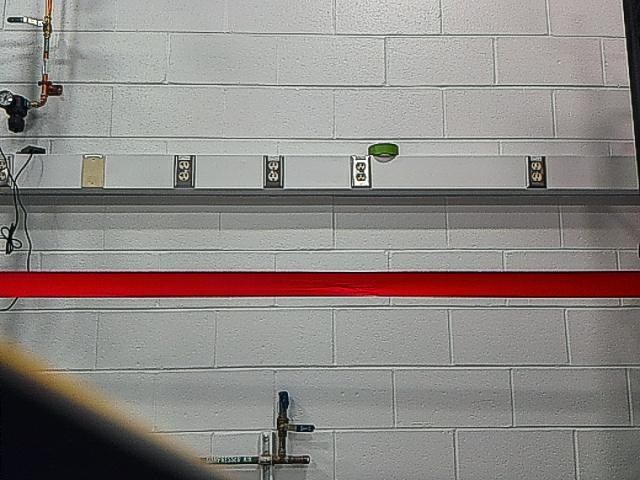
#> input picture hand_color_image1.jpg, 640 x 480 px, found by its file name
$ jupyter execute ribbon_vert.ipynb
#> lines starting #> are read from the running program, lines starting #| are printed output that depends on the picture; after the words box and inside, x2 and y2 are one past the last pixel; in counts of white or black regions, pixels touching at a corner belong together
#> further down, img is the input picture: shape (480, 640, 3); mean B, G, R 131.6, 134.5, 140.9
[cell 1]
import cv2
import numpy as np
from skimage.morphology import skeletonize, dilation, square
from skimage import data
from matplotlib import pyplot as plt
import math

[cell 2]
### SPOT IMAGES ARE 640x480 (WxH) ###

def start(img):
    hsv_image = cv2.cvtColor(img, cv2.COLOR_BGR2HSV)
#> hsv_image: shape (480, 640, 3); mean H, S, V 49.4, 26.6, 142.9

    lower_red1 = np.array([0, 120, 70])
    upper_red1 = np.array([10, 255, 255])
    mask_red1 = cv2.inRange(hsv_image, lower_red1, upper_red1)
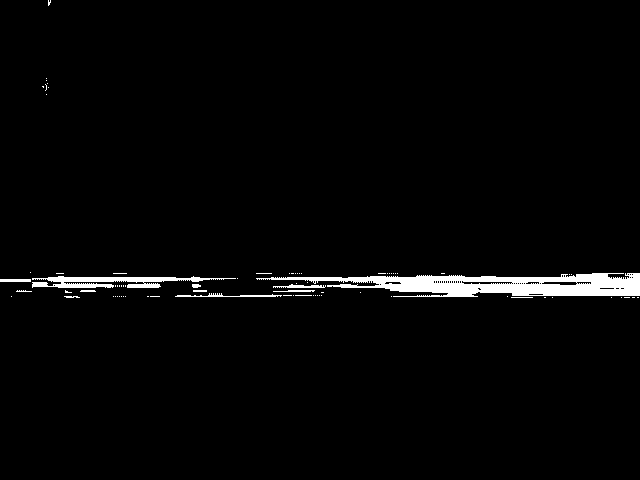
#> mask_red1: shape (480, 640); 2.4% white; 79 white regions (67 under 20 px), largest, box (x1, y1, x2, y2) and area: (256, 273, 640, 297) 5216, (32, 276, 236, 288) 1256, (175, 293, 282, 297) 193

    lower_red2 = np.array([170, 120, 70])
    upper_red2 = np.array([180, 255, 255])
    mask_red2 = cv2.inRange(hsv_image, lower_red2, upper_red2)
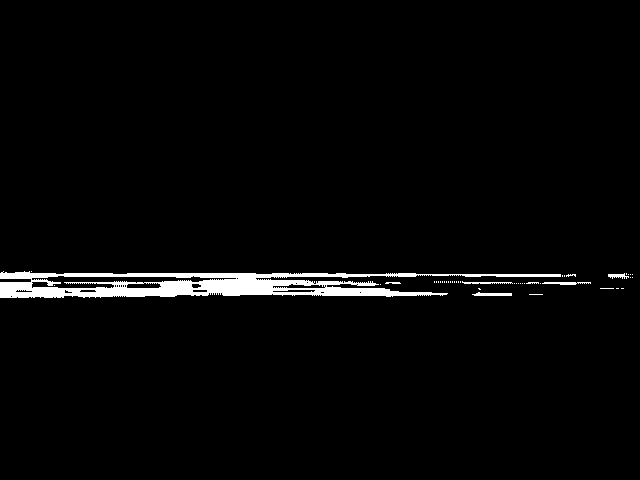
#> mask_red2: shape (480, 640); 2.5% white; 45 white regions (38 under 20 px), largest, box (x1, y1, x2, y2) and area: (0, 271, 561, 298) 7202, (472, 292, 512, 296) 116, (542, 282, 591, 285) 104

    mask_red = mask_red1 + mask_red2
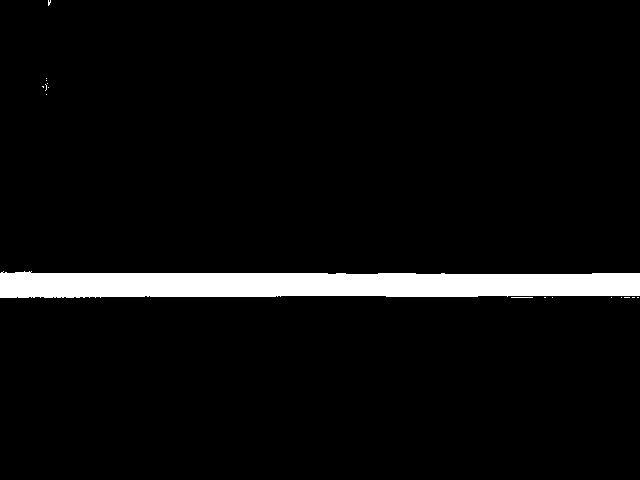
#> mask_red: shape (480, 640); 4.9% white; 17 white regions (15 under 20 px)

    result_image = cv2.bitwise_and(img, img, mask=mask_red)
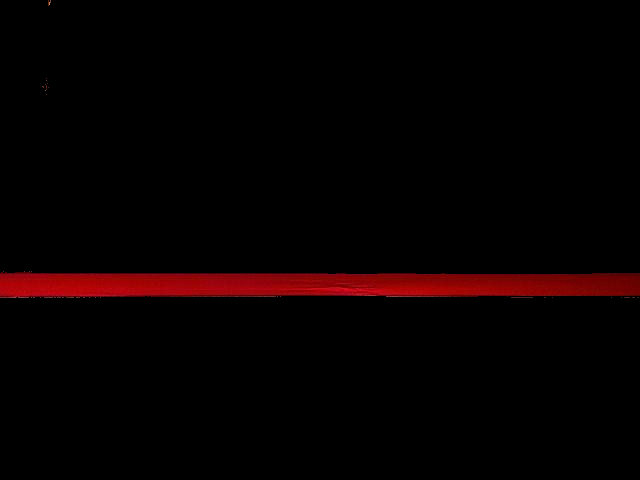
#> result_image: shape (480, 640, 3); mean B, G, R 0.4, 0.3, 7

    img = cv2.cvtColor(result_image, cv2.COLOR_BGR2RGB)
    image = img.copy()

    # Convert mask_red to a format compatible with cvtColor
    plt.imshow(cv2.cvtColor(result_image, cv2.COLOR_BGR2RGB))
    plt.show()

    gray_img = cv2.cvtColor(result_image, cv2.COLOR_RGB2GRAY)
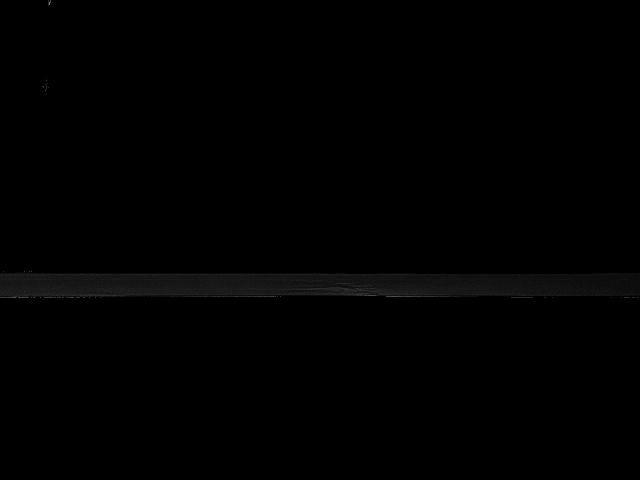
#> gray_img: shape (480, 640); min 0, max 133, mean 1.1

    _, black_white = cv2.threshold(gray_img, 1, 255, cv2.THRESH_BINARY)

    blur = cv2.GaussianBlur(black_white, (9,9), 0)

    contours, _ = cv2.findContours(blur, cv2.RETR_EXTERNAL, cv2.CHAIN_APPROX_SIMPLE)
#> contours = 3 contours; box (x1, y1, x2, y2) and area: (0, 267, 640, 302) 19628, (38, 74, 53, 99) 218, (44, 0, 55, 10) 77

    # canny = cv2.Canny(blur,100,200)


    # Initialize variables to store the largest horizontal line
    max_width = 0
    best_bbox = None
    cv2.drawContours(image, contours, -1, (255,255, 255), 1)  # Blue color in BGR


    # Iterate through contours to find the longest horizontal line
    for contour in contours:
        x, y, w, h = cv2.boundingRect(contour)
        if w > max_width:
            max_width = w
            best_bbox = (x, y, x + w, y + h)
#> this loop made 3 passes
#> (x, y, w, h, max_width, best_bbox) on pass 1: (0, 267, 640, 35, 640, (0, 267, 640, 302))
#> (x, y, w, h) on passes 2 to 3: (38, 74, 15, 25), (44, 0, 11, 10)
#> after the loop, max_width = 640

    # Draw the bounding box on the image
    if best_bbox:
        cv2.rectangle(image, (best_bbox[0], best_bbox[1]), (best_bbox[2], best_bbox[3]), (0, 0, 255), 2)  # Red color in BGR
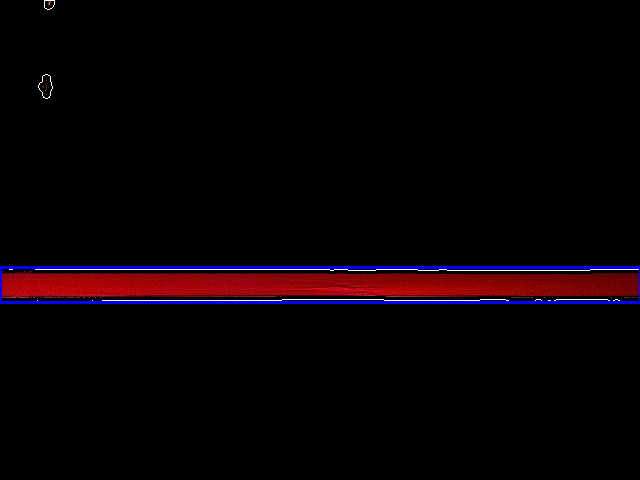
#> image: shape (480, 640, 3); mean R, G, B 7.9, 1.3, 4.7
        center_x = (best_bbox[0] + best_bbox[2]) // 2
#> center_x = 320
        center_y = (best_bbox[1] + best_bbox[3]) // 2
#> center_y = 284

        cv2.circle(image, (center_x, center_y), 5, (0, 255, 0), 2)
#> image: shape (480, 640, 3); 0.03% of pixels changed, all inside (x1, y1, x2, y2) = (314, 278, 327, 291)
        print(f"Coordinates: ({center_x},{center_y})")
#| Coordinates: (320,284)

    plt.imshow(image)
    plt.show()

    # [11 lines of commented-out code are left out]

[cell 3]
if __name__ == '__main__':
    img = cv2.imread('/Users/sagar/Documents/GitHub/BDSpot/hand_color_image1.jpg')
    if img is not None:
        start(img)
    else:
        print("Error: Image not found")

$ run again, with hand_color_image2.jpg copied over hand_color_image1.jpg
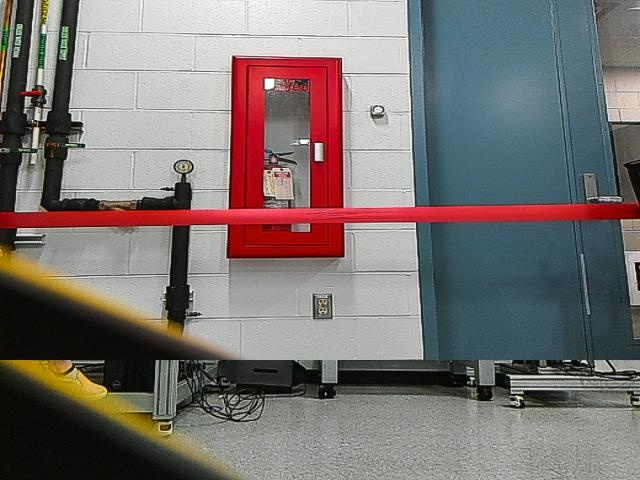
#> input picture hand_color_image2.jpg, 640 x 480 px, found by its file name
#> img is the input picture: shape (480, 640, 3); mean B, G, R 112.9, 115.1, 121.9
#> hsv_image: shape (480, 640, 3); mean H, S, V 61.5, 59.6, 131.2
#> in start, `mask_red1 = cv2.inRange(hsv_image, lower_red1, upper_red1)`:
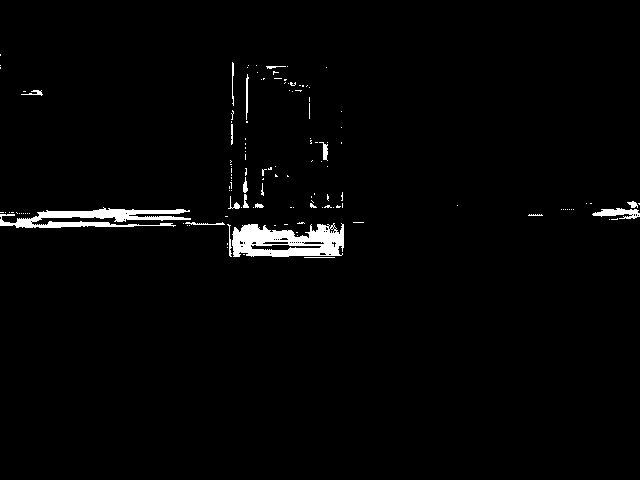
#> mask_red1: shape (480, 640); 2% white; 134 white regions (114 under 20 px), largest, box (x1, y1, x2, y2) and area: (232, 223, 344, 257) 2584, (0, 207, 191, 228) 1962, (592, 208, 640, 219) 302
#> mask_red2: shape (480, 640); 6.2% white; 45 white regions (35 under 20 px), largest, box (x1, y1, x2, y2) and area: (31, 57, 640, 257) 18114, (0, 212, 39, 223) 227, (251, 245, 321, 250) 213
#> mask_red: shape (480, 640); 8.1% white; 17 white regions (14 under 20 px)
#> contours = 4 contours; box (x1, y1, x2, y2) and area: (0, 53, 640, 262) 36765, (15, 86, 47, 100) 330, (0, 61, 5, 73) 38, (0, 50, 5, 60) 30
#> the loop in start, `for contour in contours:` made 4 passes
#> (x, y, w, h, max_width, best_bbox) on passes 1, 3: (15, 86, 32, 14, 32, (15, 86, 47, 100)), (0, 53, 640, 209, 640, (0, 53, 640, 262))
#> after the loop in start, `for contour in contours:`: max_width = 640
#> in start, `cv2.rectangle(image, (best_bbox[0], best_bbox[1]), (best_bbox[2], best..`:
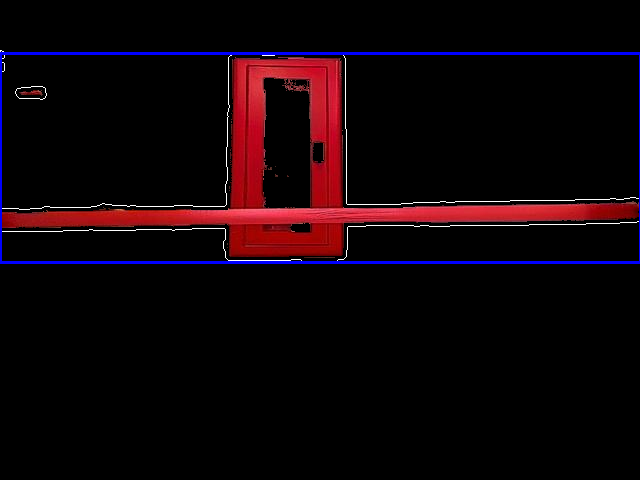
#> image: shape (480, 640, 3); mean R, G, B 15.3, 3.3, 7.8
#> center_x = 320
#> center_y = 157
#| Coordinates: (320,157)

$ run again, with IMG_8420.jpg copied over hand_color_image1.jpg
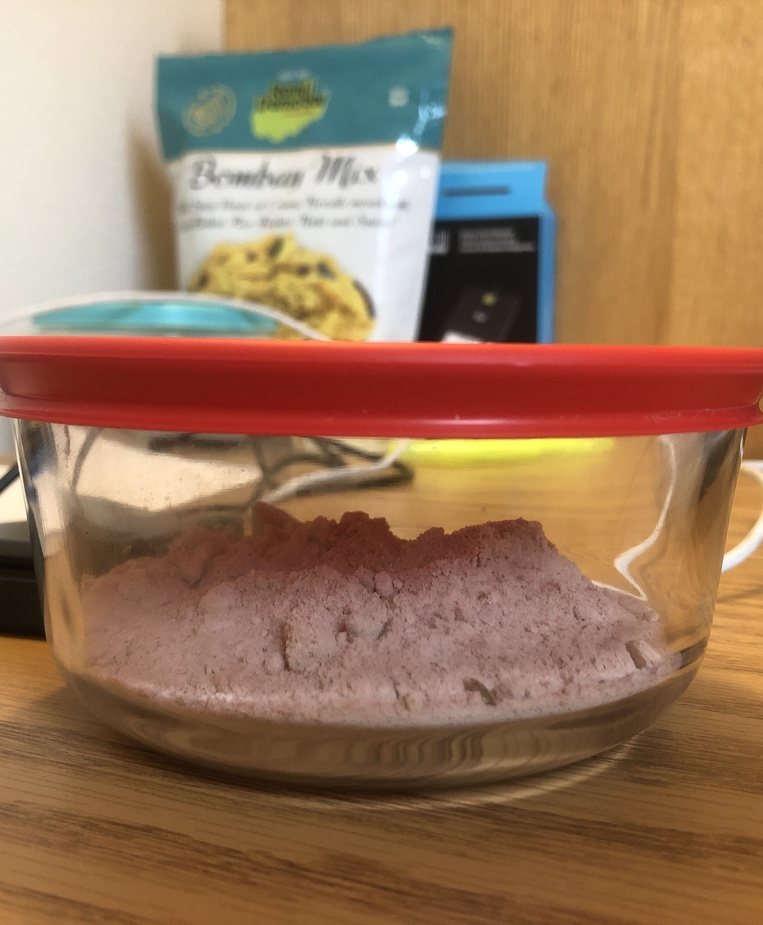
#> input picture IMG_8420.jpg, 763 x 925 px, shrunk from 2495 x 3024 before the run, found by its file name
#> img is the input picture: shape (925, 763, 3); mean B, G, R 89, 117.4, 153.3
#> hsv_image: shape (925, 763, 3); mean H, S, V 20.7, 122.4, 157.1
#> in start, `mask_red1 = cv2.inRange(hsv_image, lower_red1, upper_red1)`:
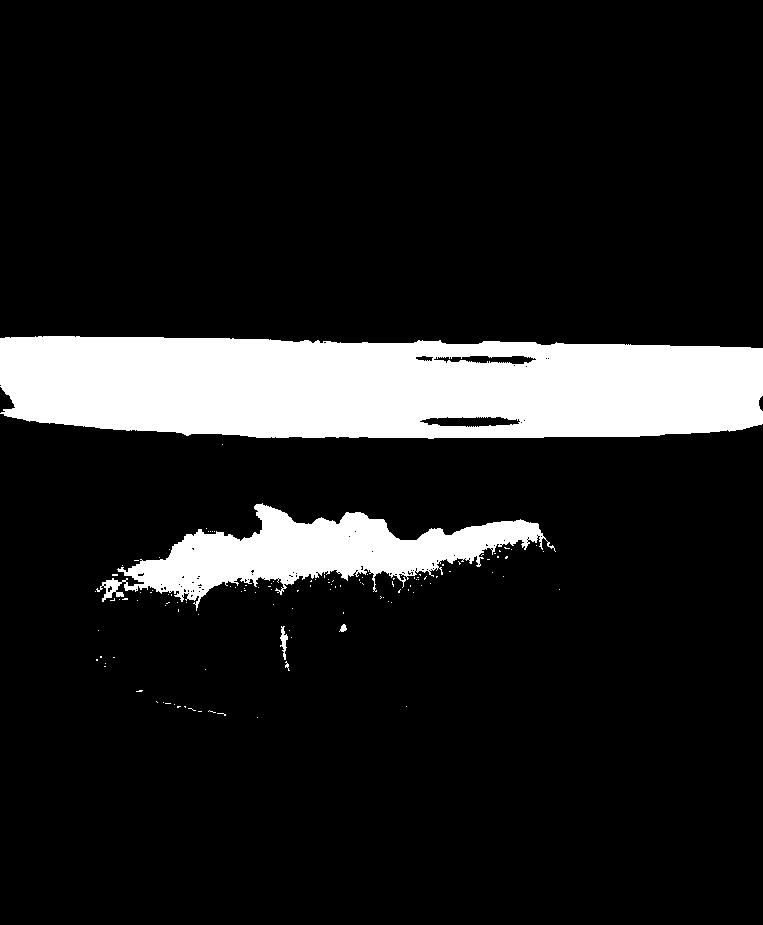
#> mask_red1: shape (925, 763); 12.5% white; 121 white regions (116 under 20 px), largest, box (x1, y1, x2, y2) and area: (0, 336, 763, 439) 69006, (96, 503, 556, 611) 18650, (280, 626, 288, 660) 129, (339, 624, 347, 632) 39, (285, 661, 290, 671) 21
#> mask_red2: shape (925, 763); 0.15% white; 9 white regions (6 under 20 px), largest, box (x1, y1, x2, y2) and area: (434, 356, 536, 364) 503, (420, 417, 520, 427) 479, (416, 356, 433, 361) 56
#> mask_red: shape (925, 763); 12.6% white; 121 white regions (116 under 20 px)
#> contours = 18 contours; largest, box (x1, y1, x2, y2) and area: (0, 332, 763, 443) 75950, (91, 499, 560, 619) 26952, (152, 697, 230, 720) 656, (276, 622, 296, 675) 653, (92, 652, 119, 671) 266
#> the loop in start, `for contour in contours:` made 18 passes
#> (x, y, w, h, max_width, best_bbox) on passes 1, 3, 16, 18: (253, 713, 9, 9, 9, (253, 713, 262, 722)), (152, 697, 78, 23, 78, (152, 697, 230, 720)), (91, 499, 469, 120, 469, (91, 499, 560, 619)), (0, 332, 763, 111, 763, (0, 332, 763, 443))
#> after the loop in start, `for contour in contours:`: max_width = 763
#> in start, `cv2.rectangle(image, (best_bbox[0], best_bbox[1]), (best_bbox[2], best..`:
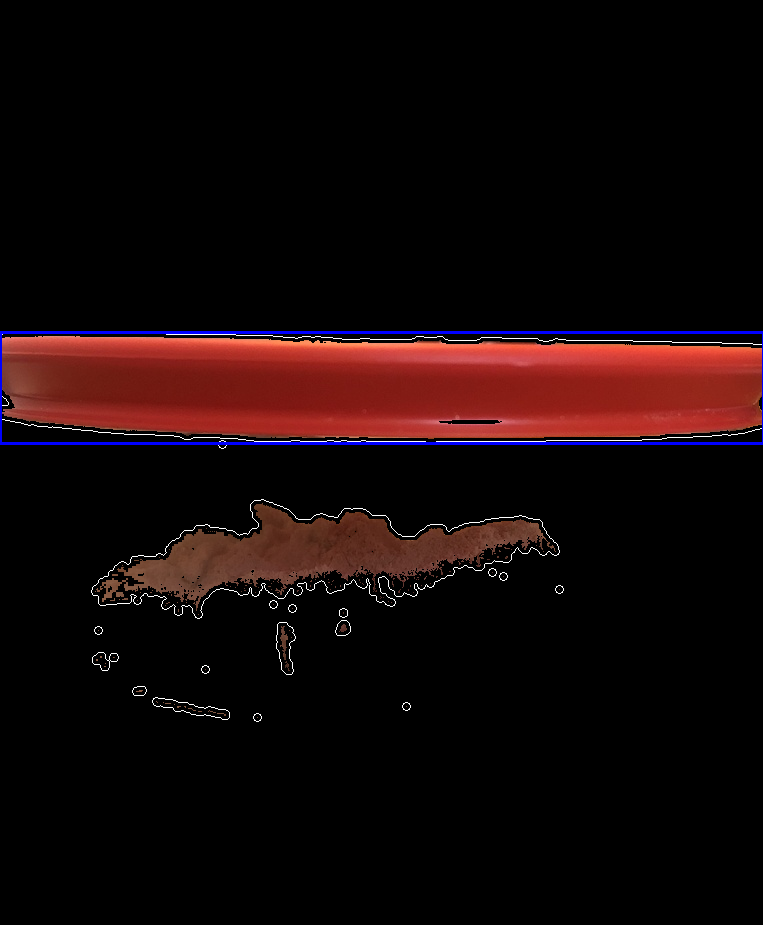
#> image: shape (925, 763, 3); mean R, G, B 19.9, 7.4, 7.9
#> center_x = 381
#> center_y = 387
#| Coordinates: (381,387)
